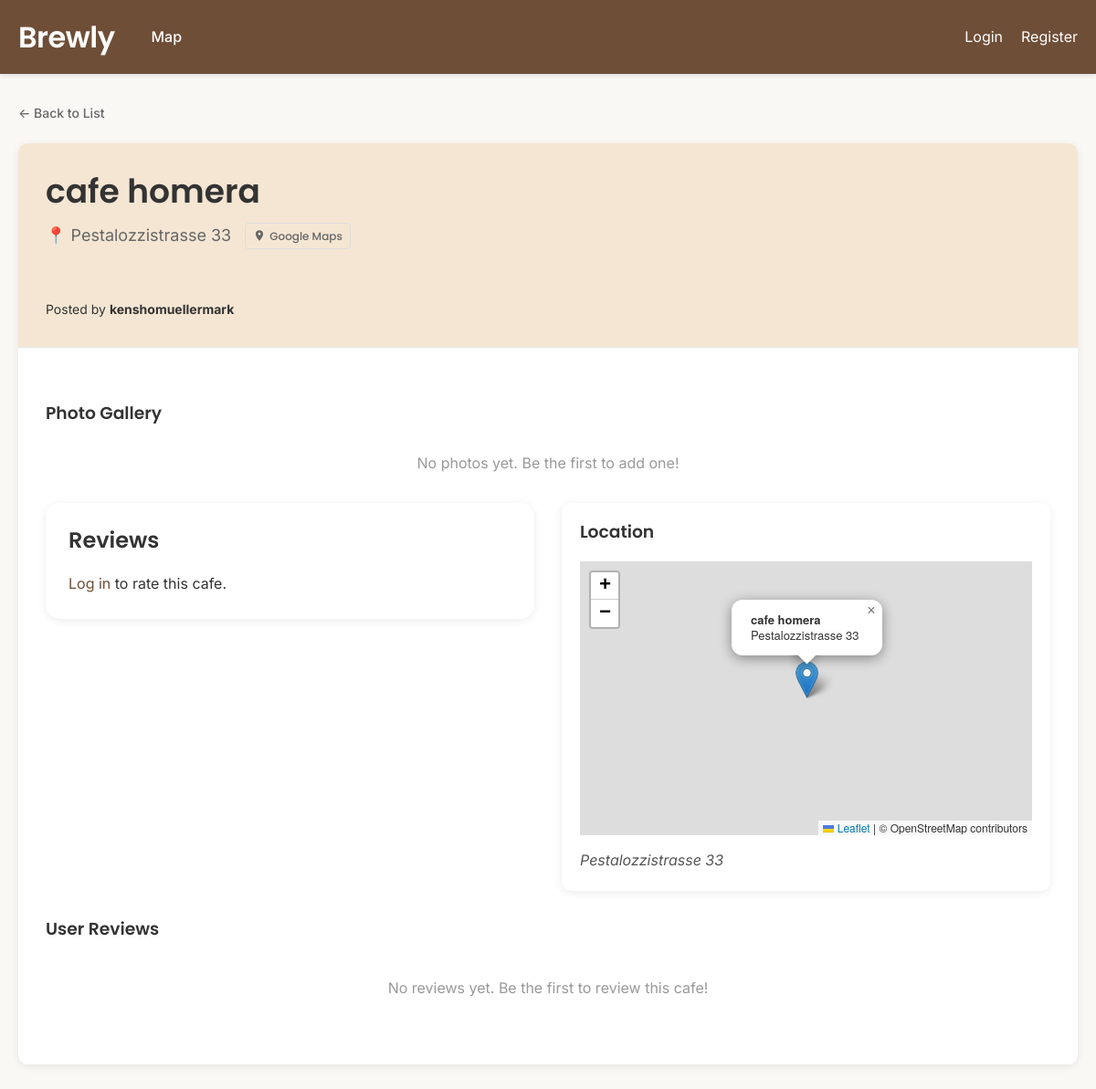
Page /cafes/cafe/10/ on the earlier database version.
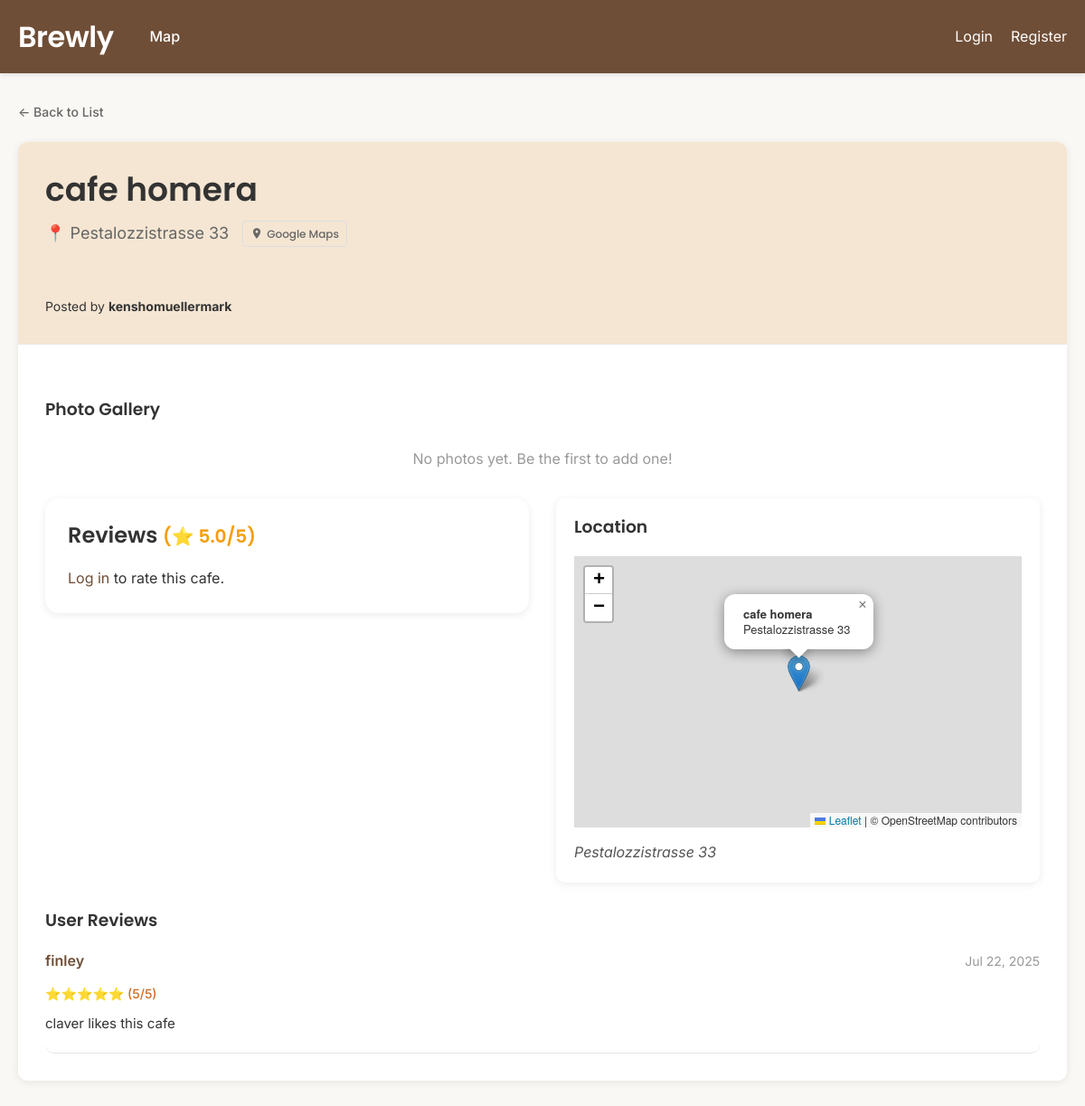
Same page on the later database version.
### cafes/models.py (models this page shows, shortened)
class Cafe(models.Model):
    name = models.CharField(max_length=100)
    address = models.CharField(max_length=200)
    description = models.TextField(blank=True)
    photo = models.ImageField(upload_to='cafes/', blank=True)
    has_wifi = models.BooleanField(default=False)
    has_power_outlet = models.BooleanField(default=False)
    has_restroom = models.BooleanField(default=False)
    posted_by = models.ForeignKey(User, on_delete=models.CASCADE)
    posted_at = models.DateTimeField(auto_now_add=True)
    latitude = models.FloatField(null=True, blank=True)
    longitude = models.FloatField(null=True, blank=True)
    opening_time = models.TimeField(null=True, blank=True)
    closing_time = models.TimeField(null=True, blank=True)
    def average_rating(self):
        ratings = self.ratings.all()
        if ratings:
            return sum(r.stars for r in ratings) / len(ratings)
        return 0

class Rating(models.Model):
    cafe = models.ForeignKey(Cafe, on_delete=models.CASCADE, related_name='ratings')
    user = models.ForeignKey(User, on_delete=models.CASCADE)
    stars = models.IntegerField()
    comment = models.TextField(blank=True)
    created_at = models.DateTimeField(auto_now_add=True)
    class Meta:
        unique_together = ('cafe', 'user') # each user can only rate each cafe once

### cafes/views.py (the view)
# urls.py: path('cafe/<int:pk>/', views.CafeDetailView.as_view(), name='cafe-detail'),
class CafeDetailView(DetailView):
    model = Cafe
    template_name = 'cafes/cafe_detail.html'
    context_object_name = 'cafe'
    def get_context_data(self, **kwargs):
        context = super().get_context_data(**kwargs)
        user = self.request.user
        cafe = self.get_object()
        context['is_bookmarked'] = False
        if user.is_authenticated:
            context['is_bookmarked'] = cafe.bookmarked_by.filter(user=user).exists()
        context['photos'] = cafe.photos.all()
        context['photo_form'] = CafePhotoForm()
        return context

### cafes/templates/cafes/cafe_detail.html (shortened to what the changed rows need)
{% extends "base.html" %}
{% block content %}
  <div class="cafe-detail-container">
    <div class="cafe-detail-header">
      <div style="display: flex; justify-content: space-between; align-items: flex-start;">
        <div>
          <h1 class="cafe-detail-title">{{ cafe.name }}</h1>
          <div style="display: flex; align-items: center; gap: 15px;">
            <p class="cafe-detail-address">📍 {{ cafe.address }}</p>
            <a href="https://maps.google.com?q={{ cafe.address|urlencode }}" target="_blank" class="maps-btn">
              <svg width="14" height="14" viewBox="0 0 24 24" fill="currentColor">
                <path d="M12 2C8.13 2 5 5.13 5 9c0 5.25 7 13 7 13s7-7.75 7-13c0-3.87-3.13-7-7-7zm0 9.5c-1.38 0-2.5-1.12-2.5-2.5s1.12-2.5 2.5-2.5 2.5 1.12 2.5 2.5-1.12 2.5-2.5 2.5z"/>
              </svg>
              Google Maps
            </a>
          </div>
        </div>
      </div>
      <div class="posted-by-section">
        <span class="small-text">Posted by <strong>{{ cafe.posted_by.username }}</strong></span>
      </div>
    </div>
    <div class="cafe-detail-body">
      <div class="review-map-container mt-30">
        <div class="review-form-section">
          <h2 class="comments-title" style="margin: 0 0 20px 0;">Reviews{% if cafe.average_rating > 0 %} <span style="font-size: 20px; color: #f59e0b;">(⭐ {{ cafe.average_rating|floatformat:1 }}/5)</span>{% endif %}</h2>
        </div>
          {% if cafe.latitude and cafe.longitude %}
        <link rel="stylesheet" href="https://unpkg.com/leaflet/dist/leaflet.css"/>
          {% else %}
            <div class="alert alert-info">
              <p><em>Location not available for this cafe.</em></p>
            </div>
          {% endif %}
        </div>
      <div class="mt-30">
        <div class="reviews-content">
          {% for rating in cafe.ratings.all %}
            <div class="comment-item" style="position: relative;">
              <div class="comment-header">
                <span class="comment-author">{{ rating.user.username }}</span>
                <div style="display: flex; align-items: center; gap: 10px;">
                  <span class="comment-date">{{ rating.created_at|date:"M d, Y" }}</span>
                </div>
              </div>
              <div class="comment-rating">
                {% if rating.stars == 1 %}⭐
                {% elif rating.stars == 2 %}⭐⭐
                {% elif rating.stars == 3 %}⭐⭐⭐
                {% elif rating.stars == 4 %}⭐⭐⭐⭐
                {% elif rating.stars == 5 %}⭐⭐⭐⭐⭐
                {% endif %} ({{ rating.stars }}/5)
              </div>
              {% if rating.comment %}
                <p class="comment-text">{{ rating.comment }}</p>
              {% endif %}
            </div>
          {% empty %}
            <div class="text-center" style="padding: 40px 0; color: #999;">
              <p>No reviews yet. Be the first to review this cafe!</p>
            </div>
          {% endfor %}
        </div>
      </div>
    </div>
  </div>
{% endblock %}

Differences in the rows shown:
shown differently, row unchanged: Cafe "cafe homera": average_rating (not shown) → "5.0"
added Rating: user.username "finley", created_at "Jul 22, 2025", stars "5", comment "claver likes this cafe"
Other differences:
text no longer shown: "No reviews yet. Be the first to review this cafe!"
text now shown: "(⭐ /5)"
